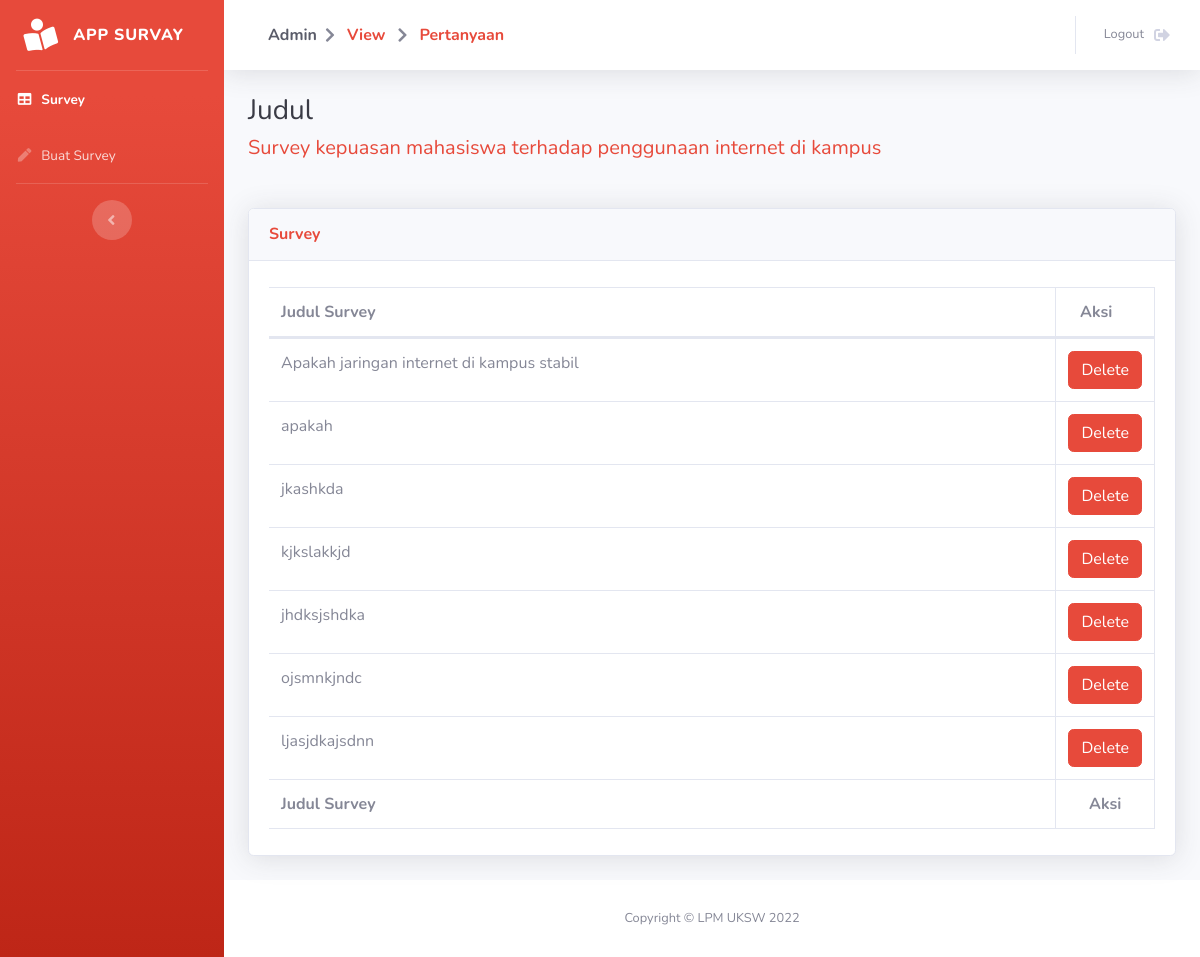
Page /pages/admin/tambahPertanyaan.php?id_survey=5 (signed in) on the committed database.
### tables this page shows
CREATE TABLE `survey` (
  `id_survey` int(15) NOT NULL,
  `judul_survey` varchar(100) NOT NULL,
  `publish` varchar(15) NOT NULL,
  `id_user` int(15) NOT NULL
);

CREATE TABLE `pertanyaan` (
  `id_pertanyaan` int(15) NOT NULL,
  `pertanyaan` text NOT NULL,
  `id_survey` int(15) NOT NULL
);

### functions/adminFunction.php (called while the page is built, shortened)
<?php
require_once 'config.php';
function getPertanyaan($id){
    global $con;
    $hasil = array();
    $sql = "SELECT * FROM pertanyaan WHERE id_survey = :id";
    try {
        $stmt = $con->prepare($sql);
        $stmt->bindValue(':id', $id, PDO::PARAM_INT);
        $stmt->execute();
        $stmt->setFetchMode(PDO::FETCH_ASSOC);
        $rs = $stmt->fetchAll();
        if ($rs != null) {
            $i=0;
            foreach($rs as $val){
                $hasil[$i]['pertanyaan']    = $val['pertanyaan'];
                $hasil[$i]['id']            = $val['id_pertanyaan'];
                $i++;
            }
        }
    } catch (Exception $e) {
        echo 'Error getPertanyaan = '.$e->getMessage();
    }
    return $hasil;
}
function getOneJudul($id){
    global $con;
    $hasil = "";
    try {
        $sql = "SELECT * FROM survey WHERE id_survey = :id";
        $stmt = $con->prepare($sql);
        $stmt->bindValue('id', $id, PDO::PARAM_INT);
        $stmt->execute();
        $stmt->setFetchMode(PDO::FETCH_ASSOC);
        $rs = $stmt->fetchAll();
        if ($rs != null) {
            foreach($rs as $val){
                $hasil= $val['judul_survey'];
            }
        }
    } catch (Exception $e) {
        echo 'Error getOneJudul = '.$e->getMessage();
    }
    return $hasil;
}
?>

### pages/admin/tambahPertanyaan.php (the view, shortened to what this page needs)
<?php
require_once '../../functions/adminFunction.php';
$id = $_GET['id_survey'];
$judul = getOneJudul($id);
$data_table = '';
$data = getPertanyaan($id);
foreach($data as $key => $val){
    $data_table .='
    <tr>
        <td class="pertanyaan">'.$val['pertanyaan'].'</td>
        <td hidden class="id">'.$val['id'].'</td>
        <td class="text-center">
            <a class="btn btn-danger" href="deletePertanyaan.php?id_pertanyaan='.$val['id'].'&&id_survey='.$id.'">Delete</a>
        </td>
    <tr>
    ';
}
?>
<!DOCTYPE html>
<html lang="en">
<head>
    <link href="../../assets/vendor/fontawesome-free/css/all.min.css" rel="stylesheet" type="text/css">
    <link href="../../assets/css/sb-admin-2.min.css" rel="stylesheet">
    <link href="../../assets/vendor/datatables/dataTables.bootstrap4.min.css" rel="stylesheet">
</head>
<body id="page-top">
    <div id="wrapper">
        <ul class="navbar-nav bg-gradient-danger sidebar sidebar-dark accordion" id="accordionSidebar">
            <a class="sidebar-brand d-flex align-items-center justify-content-center" href="../home.php">
                <div class="sidebar-brand-icon rotate-n-15">
                    <i class="fas fa-book-reader"></i>
                </div>
                <div class="sidebar-brand-text mx-3">App Survay </div>
            </a>
            <hr class="sidebar-divider my-0">
            <li class="nav-item active">
                <a class="nav-link" href="view.php">
                    <i class="fas fa-fw fa-table"></i>
                    <span>Survey</span></a>
            </li>
            <li class="nav-item">
                <a class="nav-link" href="create.php">
                    <i class="fas fa-fw fa-pen"></i>
                    <span>Buat Survey</span></a>
            </li>
            <hr class="sidebar-divider d-none d-md-block">
            <div class="text-center d-none d-md-inline">
                <button class="rounded-circle border-0" id="sidebarToggle"></button>
            </div>
        </ul>
        <div id="content-wrapper" class="d-flex flex-column">
            <div id="content">
                <nav class="navbar navbar-expand navbar-light bg-white topbar mb-4 static-top shadow">
                    <div class="d-none d-sm-inline-block form-inline mr-auto ml-md-3 my-2 my-md-0 mw-100 navbar-search">
                        <div class="nav-item">
                            <span class="nav-link">
                                <b class="mr-2 d-none d-lg-inline text-gray-800">Admin</b>
                                <i class="fa fa-chevron-right" aria-hidden="true"></i>
                                <a href="view.php" class="nav-link text-danger"><b>View</b></a>
                                <i class="fa fa-chevron-right" aria-hidden="true"></i>
                                <a href="tambahPertanyaan.php" class="nav-link text-danger"><b>Pertanyaan</b></a>
                            </span>
                        </div>
                    </div>
                    <ul class="navbar-nav ml-auto">
                        <li class="nav-item">
                            <a class="nav-link" href="../logout.php" data-toggle="modal" data-target="#logoutModal">
                                <span class="mr-2 d-none d-lg-inline text-gray-600 small">Logout</span>
                                <i class="fas fa-sign-out-alt fa-fw"></i>
                            </a>
                        </li>
                    </ul>
                </nav>
                <div class="container-fluid">
                    <h2 class="h3 mb-2 text-gray-900">Judul</h2>
                    <p class="h5 mb-5 text-danger"><?= $judul ?></p>
                    <div class="card shadow mb-4">
                        <div class="card-header py-3">
                            <h6 class="m-0 font-weight-bold text-danger">Survey</h6>
                        </div>
                        <div class="card-body">
                            <div class="table-responsive">
                                <table class="table table-bordered" id="dataTable" width="100%" cellspacing="0">
                                    <thead>
                                        <tr>
                                            <th width="90%">Judul Survey</th>
                                            <th class="text-center">Aksi</th>
                                        </tr>
                                    </thead>
                                    <tfoot>
                                        <tr>
                                            <th>Judul Survey</th>
                                            <th class="text-center">Aksi</th>
                                        </tr>
                                    </tfoot>
                                    <tbody>
                                        <?= $data_table ?>
                                    </tbody>
                                </table>
                            </div>
                        </div>
                    </div>
                </div>
            </div>
            <footer class="sticky-footer bg-white">
                <div class="container my-auto">
                    <div class="copyright text-center my-auto">
                        <span>Copyright &copy; LPM UKSW 2022</span>
                    </div>
                </div>
            </footer>
        </div>
    </div>
</body>
</html>

### rows in the picture
survey: judul_survey "Survey kepuasan mahasiswa terhadap penggunaan internet di kampus"
pertanyaan: pertanyaan "Apakah jaringan internet di kampus stabil"
pertanyaan: pertanyaan "apakah"
pertanyaan: pertanyaan "jkashkda"
pertanyaan: pertanyaan "kjkslakkjd"
pertanyaan: pertanyaan "jhdksjshdka"
pertanyaan: pertanyaan "ojsmnkjndc"
pertanyaan: pertanyaan "ljasjdkajsdnn"
